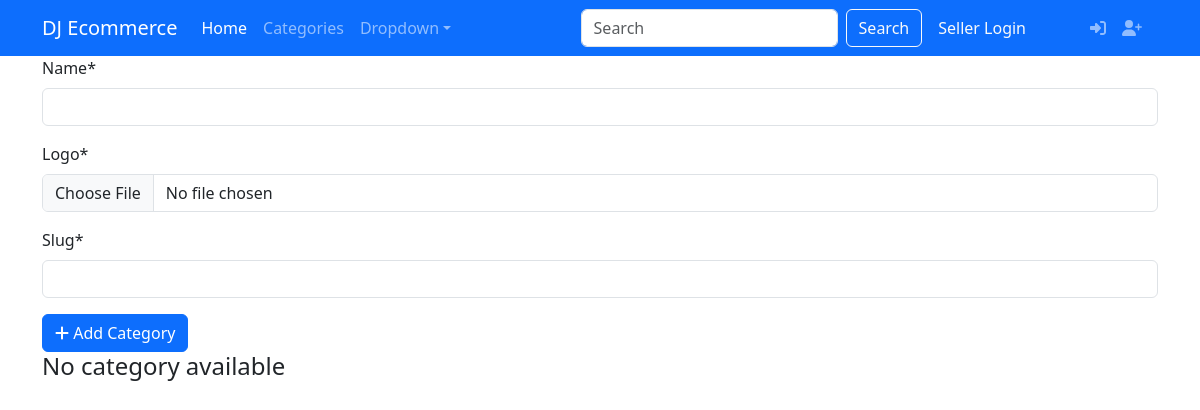
The app's page /category/, older data.
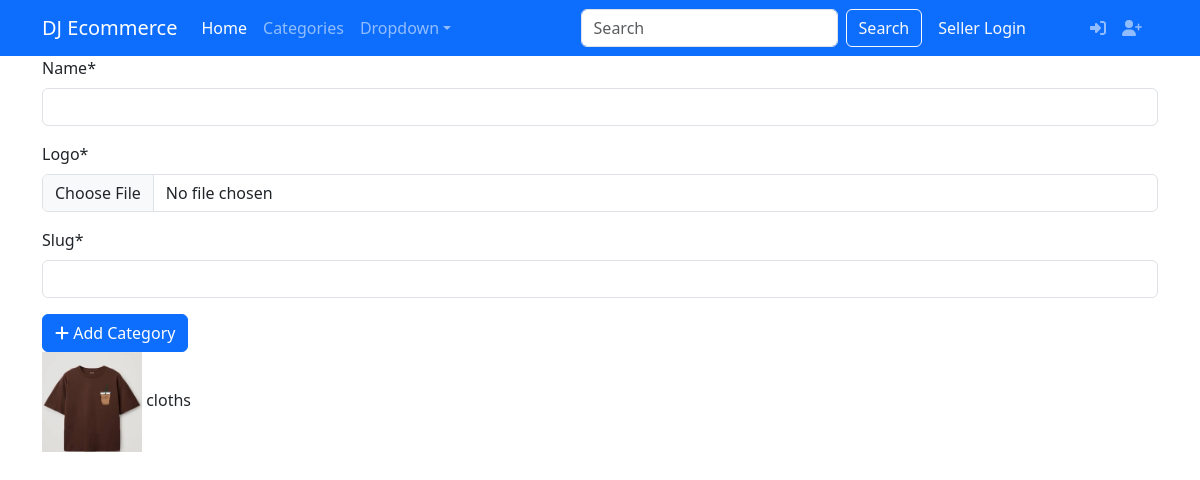
The same page, newer data.
### products/models.py (models this page shows, shortened)
class Category(models.Model):
    name = models.CharField(max_length=255)
    logo = models.ImageField(upload_to='category/')
    slug = models.SlugField(max_length=255, unique = True)

### products/views.py (the view)
# urls.py: path('category/', category_list, name='category_list'),
def category_list(request):
    return render(
        request,
        'products/category_list.html',
        {
            'categories': Category.objects.all(),
            'form': CategoryForm()
        }
    )

### products/forms.py
class CategoryForm(forms.ModelForm):
    class Meta:
        model = Category
        fields = '__all__'

### templates/products/category_list.html (shortened to what this page needs)
{% extends 'layout/base.html' %}
{% load static %}
{% load crispy_forms_tags %}
{% block content %}
<div class="container">
    <div class="row">
        <form action="{% url 'category_create' %}"
            method="post" enctype="multipart/form-data">
            {{ form|crispy }}
            <button class="btn btn-primary">
                <i class="fas fa-plus"></i> Add Category
            </button>
        </form>
    </div>
    <div class="row">
        <div class="col">
            {% for item in categories %}
                <img src="{{item.logo.url}}"
                alt="logo" width="100" height="100"
                class="rouded-5">
                {{ item.name }}
            {% empty %}
                <h4>No category available</h4>
            {% endfor %}
        </div>
    </div>
</div>
{% endblock content %}

Row changes from the older to the newer data that the page shows:
added Category: logo (picture), name "cloths"
Text that changed along with them:
text no longer shown: "No category available"
